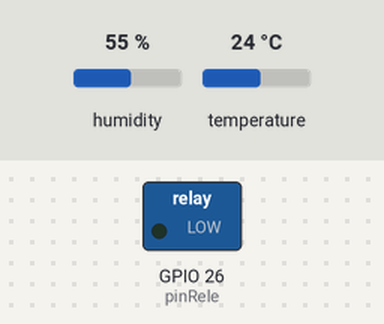
The sketch below on a simulated ESP8266 (NodeMCU). On the bench: switched loads named in the sketch (green lamp = pin HIGH). The inputs (shaded band) are chosen by the test bench; at power-on: temperature 24 °C, humidity 55 %. WiFi joins after 1.5 s; servers stay silent unless stated; what the sketch prints to the serial monitor is not drawn.

Above: at 2.7 s.
2.8 s: temperature set to 26 °C
At 4.3 s:
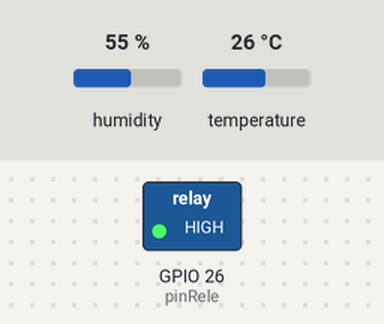
7.3 s: temperature set to 12 °C
At 9.2 s:
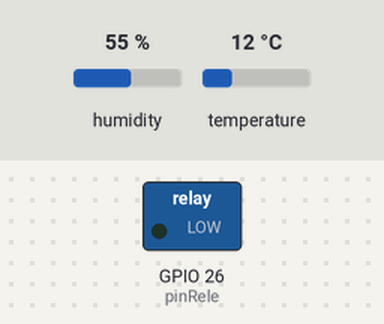
10.1 s: temperature set to 28 °C
At 10.7 s:
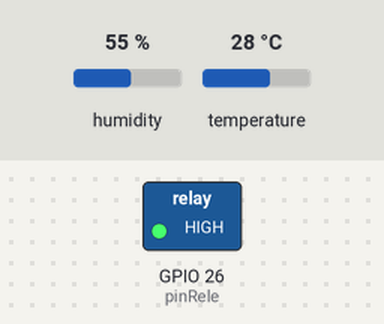
Timing chart, 0 to 13.1 s (numbered marks = the images above; inputs shaded):
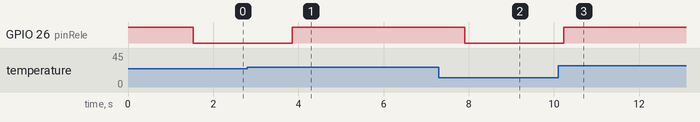

The sketch:

VENTILADOR_DHT11_Y_FIREBASE.ino
```cpp
#if defined(ESP32)
  #include <WiFi.h>   // Librería WiFi para ESP32
#elif defined(ESP8266)
  #include <ESP8266WiFi.h> // Librería WiFi para ESP8266
#endif

#include <Firebase_ESP_Client.h>  // Librería de Firebase
#include "DHT.h"                  // Librería del sensor DHT11

// Archivos de ayuda para Firebase (muestran errores y estado de conexión)
#include "addons/TokenHelper.h"
#include "addons/RTDBHelper.h"

// -----------------------------
// CONFIGURACIÓN SENSOR DHT11
// -----------------------------
#define DHTPIN 25       // Pin donde está conectado el DHT11
#define DHTTYPE DHT11   // Definimos el tipo de sensor
DHT dht(DHTPIN, DHTTYPE);

// -----------------------------
// CONFIGURACIÓN DEL RELÉ
// -----------------------------
int pinRele = 26;        // Pin que controla el relé
#define UMBRAL_TEMP 24   // Temperatura límite para encender el ventilador

// -----------------------------
// CONFIGURACIÓN WIFI Y FIREBASE
// -----------------------------
#define WIFI_SSID "POCO X6 5G"        // Nombre de tu red WiFi
#define WIFI_PASSWORD "luisfer456"    // Contraseña de tu WiFi

#define API_KEY "AIzaSyDsEb_YAGcr9S9fKjzmJKuA7RdNuJtQZJg"   // API Key de Firebase
#define DATABASE_URL "https://huerto-unandes-default-rtdb.firebaseio.com/" // URL de tu BD

// Usuario de Firebase (Authentication con email y contraseña)
#define USER_EMAIL "josueleonardomanriquez@gmail.com"
#define USER_PASSWORD "12341234"

// Objetos para manejar la conexión con Firebase
FirebaseData fbdo;
FirebaseAuth auth;
FirebaseConfig config;

// Variables de control para el envío de datos
unsigned long sendDataPrevMillis = 0;
const long timerDelay = 5000; // Tiempo entre envíos (5s)

void setup() {
  Serial.begin(115200);
  dht.begin();  // Inicializamos el DHT11

  pinMode(pinRele, OUTPUT);
  digitalWrite(pinRele, HIGH); // Relé apagado al inicio

  // Conectar al WiFi
  WiFi.begin(WIFI_SSID, WIFI_PASSWORD);
  Serial.print("Conectando a WiFi...");
  while (WiFi.status() != WL_CONNECTED) {
    delay(500);
    Serial.print(".");
  }
  Serial.println("\n✅ WiFi conectado");
  Serial.print("IP: ");
  Serial.println(WiFi.localIP());

  // Configuración de Firebase
  config.api_key = API_KEY;
  config.database_url = DATABASE_URL;
  auth.user.email = USER_EMAIL;
  auth.user.password = USER_PASSWORD;
  config.token_status_callback = tokenStatusCallback;

  Firebase.begin(&config, &auth);
  Firebase.reconnectWiFi(true);
  Serial.println("✅ Firebase inicializado");
}

void loop() {
  // Leer valores de temperatura y humedad
  float temp = dht.readTemperature();
  float hum = dht.readHumidity();

  // Si hay error en la lectura, no seguimos
  if (isnan(temp) || isnan(hum)) {
    Serial.println("❌ Error al leer el DHT11");
    return;
  }

  // Mostrar en el monitor serie
  Serial.print("🌡 Temperatura: ");
  Serial.print(temp);
  Serial.print(" °C  |  💧 Humedad: ");
  Serial.print(hum);
  Serial.println(" %");

  // Encender o apagar ventilador según temperatura
  if (temp > UMBRAL_TEMP) {
    digitalWrite(pinRele, HIGH);   // Relé activo → Ventilador ON
    Serial.println("💨 Ventilador ENCENDIDO");
  } else {
    digitalWrite(pinRele, LOW);    // Relé inactivo → Ventilador OFF
    Serial.println("🛑 Ventilador APAGADO");
  }

  // Enviar datos a Firebase cada 5 segundos
  if (Firebase.ready() && (millis() - sendDataPrevMillis > timerDelay || sendDataPrevMillis == 0)) {
    sendDataPrevMillis = millis();

    // Enviar humedad
    if (Firebase.RTDB.setFloat(&fbdo, "DHT11/Humedad", hum)) {
      Serial.println("✅ Humedad enviada");
    } else {
      Serial.println("❌ Error humedad: " + fbdo.errorReason());
    }

    // Enviar temperatura
    if (Firebase.RTDB.setFloat(&fbdo, "DHT11/Temperatura", temp)) {
      Serial.println("✅ Temperatura enviada");
    } else {
      Serial.println("❌ Error temperatura: " + fbdo.errorReason());
    }
  }

  delay(2000); // Esperar 2s antes de la siguiente lectura
}
```

Measured:
- the behaviour switches between 24 and 25 °C on temperature (found by bisection; images 0 and 1)
- after the input at 2.8 s, GPIO 26 (pinRele): LOW → HIGH after 1.1 s
- after the input at 7.3 s, GPIO 26 (pinRele): HIGH → LOW after 0.60 s
- after the input at 10.1 s, GPIO 26 (pinRele): LOW → HIGH after 0.13 s
